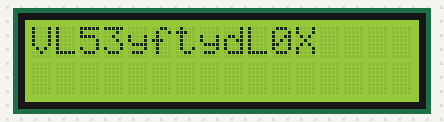
The sketch below on a simulated Arduino Uno, built with avr-gcc and run on an emulated ATmega328P. Shown: 16×2 character LCD. What the sketch prints to the serial monitor is not drawn.

Above: at 0.1 s.
At 2.3 s:
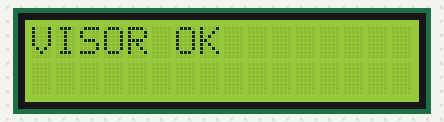

Measured:
- what the display in image 1 shows lasts 2.0 s, from 2.3 s to 4.3 s

The sketch:

VISOR_VLX.ino
```cpp
#include <Wire.h> //Import wire library
#include <VL53L0X.h> //Import VL530X library
#include <LiquidCrystal.h>

LiquidCrystal lcd(8, 9, 4, 5, 6, 7);
VL53L0X sensor;

int i;
float m=0, x=0;

void setup()
{
  Serial.begin(9600);
  lcd.begin(16, 2);
  lcd.print("VL53yftydL0X");
  delay(2000);
  lcd.clear();
  delay(200);
  Serial.println("Initializing continuous....");
  Wire.begin();
}

void loop()
{
  lcd.print("VISOR OK");
  delay(2000);
  lcd.clear();
  /*for(i=0;i<10;i++)
  {
    m=m+(sensor.readRangeContinuousMillimeters());
    if(sensor.timeoutOccurred())
    {
      Serial.print("TIMEOUT");
    }
  }
  x=m/10;
  x=x/10;
  lcd.clear();
  Serial.println(x);
  lcd.print(x);
  x=0;
  m=0;
  delay(2000);
  */
}
```
